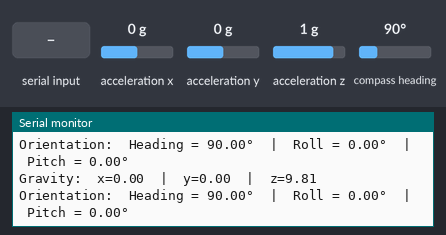
This sketch was run on a simulated Arduino Uno, built with avr-gcc and run on an emulated ATmega328P. Parts: the last lines printed to the serial monitor. Inputs (shaded band) come from the test bench; at power-on: acceleration x 0 g, acceleration y 0 g, acceleration z 1 g, compass heading 90°.

Above: at 2.2 s.
2.3 s: "SET\n" received over Serial
4.0 s: acceleration x set to -1.4 g
At 4.19 s:
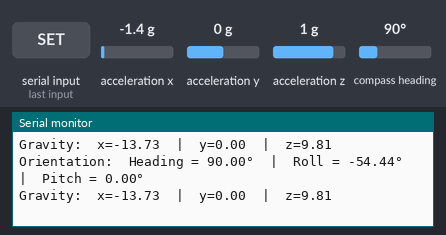
5.5 s: acceleration y set to -1.4 g
At 5.58 s:
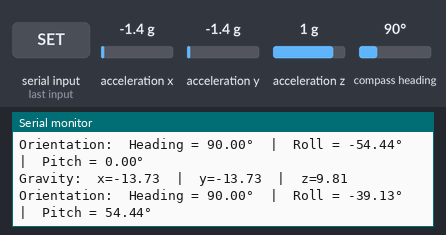
7.0 s: acceleration z set to -1.4 g
At 7.07 s:
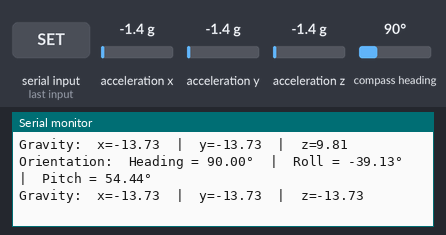
8.5 s: compass heading set to 7°
At 8.57 s:
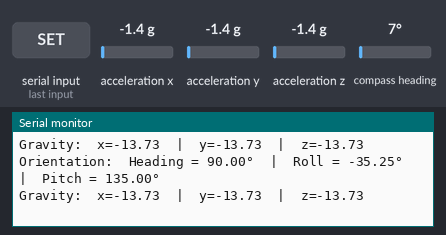
Timing chart, 0 to 11.0 s (numbered marks = the images above; inputs shaded):
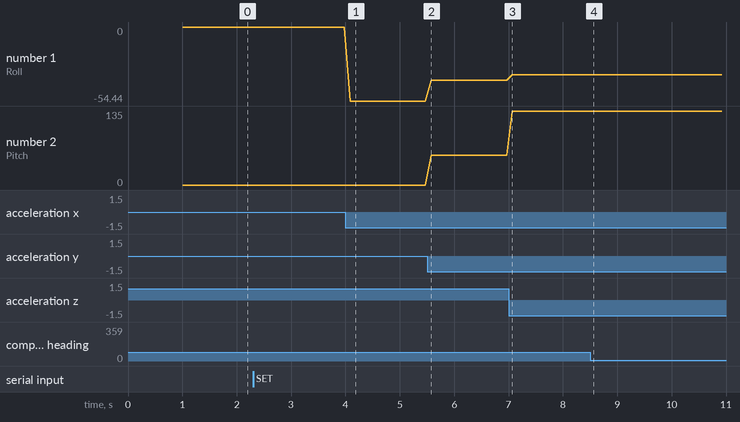

Measured:
- after the input at 4.0 s, the serial monitor: prints a new line after 0.08 s (image 1)
- after the input at 5.5 s, the serial monitor: prints a new line after 0.07 s (image 2)
- after the input at 7.0 s, the serial monitor: prints a new line after 0.07 s (image 3)
- plotted number 1: 0 → -54.44 after the input at 4.0 s, -54.44 → -39.13 after the input at 5.5 s, -39.13 → -35.25 after the input at 7.0 s
- plotted number 2: 0 → 54.44 after the input at 5.5 s, 54.44 → 135 after the input at 7.0 s

The sketch:

BNO055_IMU.ino
```cpp
#include <Wire.h>
#include <Adafruit_Sensor.h>
#include <Adafruit_BNO055.h>
#include <utility/imumaths.h>

/* This driver uses the Adafruit unified sensor library (Adafruit_Sensor),
   which provides a common 'type' for sensor data and some helper functions.

   To use this driver you will also need to download the Adafruit_Sensor
   library and include it in your libraries folder.

   You should also assign a unique ID to this sensor for use with
   the Adafruit Sensor API so that you can identify this particular
   sensor in any data logs, etc.  To assign a unique ID, simply
   provide an appropriate value in the constructor below (12345
   is used by default in this example).

   Connections
   ===========
   Connect SCL to analog 5
   Connect SDA to analog 4
   Connect VDD to 3.3-5V DC
   Connect GROUND to common ground

   History
   =======
   2015/MAR/03  - First release (KTOWN)
*/

/* Set the delay between fresh samples */
uint16_t BNO055_SAMPLERATE_DELAY_MS = 100;

// Check I2C device address and correct line below (by default address is 0x29 or 0x28)
//                                   id, address
Adafruit_BNO055 bno = Adafruit_BNO055(55, 0x28, &Wire);

bool calibrateGyro = false;

void setup(void)
{
  Serial.begin(115200);

  while (!Serial) delay(10);  // wait for serial port to open!

  Serial.println("Orientation Sensor Test"); Serial.println("");

  /* Initialise the sensor */
  if (!bno.begin())
  {
    /* There was a problem detecting the BNO055 ... check your connections */
    Serial.print("Ooops, no BNO055 detected ... Check your wiring or I2C ADDR!");
    while (1);
  }

  delay(1000);
}

void loop(void)
{
  //could add VECTOR_ACCELEROMETER, VECTOR_MAGNETOMETER,VECTOR_GRAVITY...
  sensors_event_t orientationData, gravityData;
  bno.getEvent(&gravityData, Adafruit_BNO055::VECTOR_GRAVITY);

  if (calibrateGyro) {
    bno.setExtCrystalUse(true);
    delay(100);
    Serial.println("Calibrating gyro... Please keep the sensor steady.");
    bno.getEvent(&orientationData, Adafruit_BNO055::VECTOR_EULER);
    bno.setSensorOffsets(bno.getQuat());
    calibrateGyro = false;
  } else {
    bno.getEvent(&orientationData, Adafruit_BNO055::VECTOR_EULER);
  }

  printEvent(&gravityData);
  printOrientation(&orientationData);

  if (Serial.available() > 0) {
    String command = Serial.readStringUntil('\n');
    if (command == "SET") {
      calibrateGyro = true;
    }
  }

  delay(BNO055_SAMPLERATE_DELAY_MS);
}

void printEvent(sensors_event_t* event) {
  Serial.print("Gravity:\tx=");
  Serial.print(event->acceleration.x);
  Serial.print("\t|\ty=");
  Serial.print(event->acceleration.y);
  Serial.print("\t|\tz=");
  Serial.println(event->acceleration.z);
}

void printOrientation(sensors_event_t* event) {
  Serial.print("Orientation:\tHeading = ");
  Serial.print(event->orientation.x);
  Serial.print("°\t|\tRoll = ");
  Serial.print(event->orientation.y);
  Serial.print("°\t|\tPitch = ");
  Serial.print(event->orientation.z);
  Serial.println("°");
}
```
